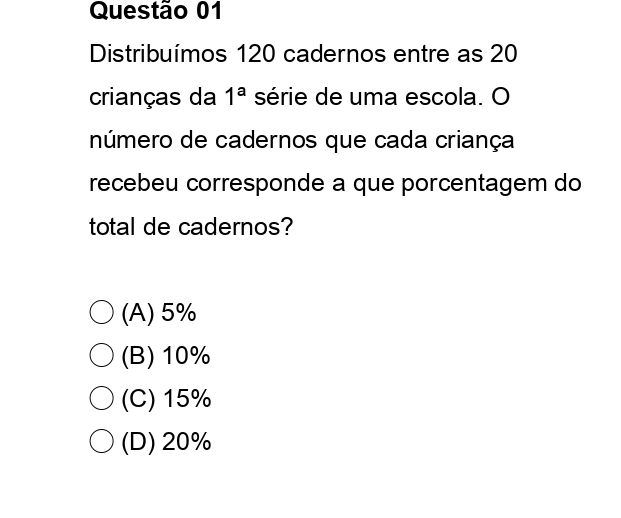
#> input picture debug_questions/q0/0_original.png, 621 x 518 px
$ python -i segmentation_service.py   (imports and definitions only)
#> lines starting #> are read from the running program, lines starting #| are printed output that depends on the picture; after the words box and inside, x2 and y2 are one past the last pixel; in counts of white or black regions, pixels touching at a corner belong together
#> further down, picture is the input picture: shape (518, 621, 3); min 0, max 255, mean 244.6
import cv2
import numpy as np
import pytesseract
from typing import List, Dict


# =========================
# PREPROCESSAMENTO
# =========================
def _preprocess(image: np.ndarray) -> np.ndarray:
    gray = cv2.cvtColor(image, cv2.COLOR_BGR2GRAY)
    blur = cv2.GaussianBlur(gray, (3, 3), 0)
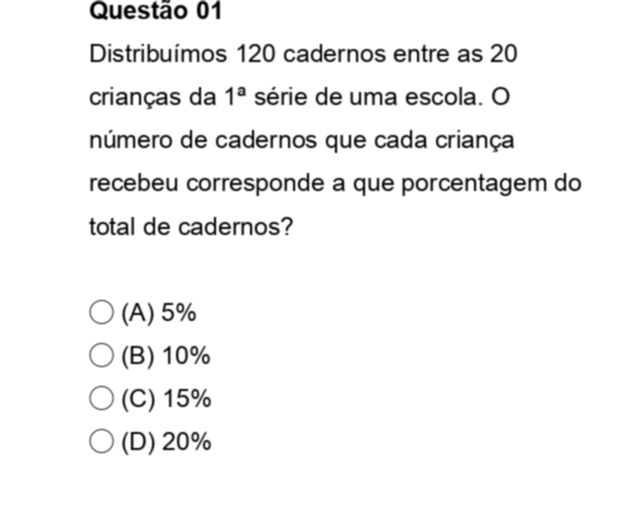
#> blur: shape (518, 621); min 0, max 255, mean 244.6

    _, thresh = cv2.threshold(blur, 150, 255, cv2.THRESH_BINARY)
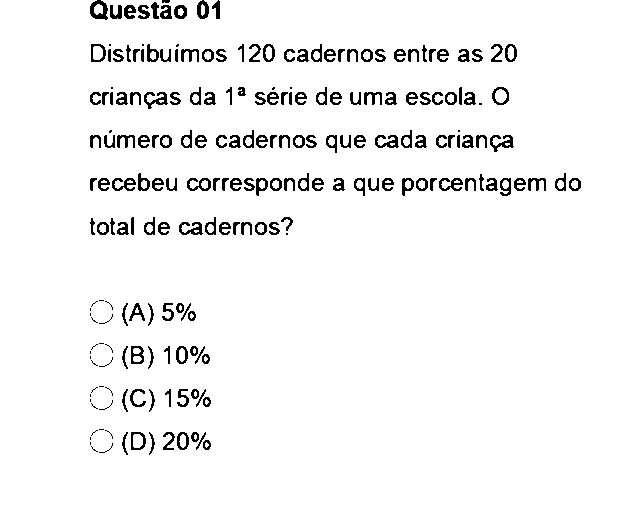
#> thresh: shape (518, 621); 95.4% white; black in thin lines or dots, all inside (x1, y1, x2, y2) = (90, 0, 581, 455)

    return thresh


# =========================
# DETECTAR POSIÇÕES DE QUESTÕES
# =========================
# [149 lines left out: functions _detect_question_positions, _build_regions, _merge_cross_column_questions, _sort_reading_order, segment_questions, not called in this run]

>>> import cv2
>>> picture = cv2.imread('../../debug_questions/q0/0_original.png')
>>> result = _preprocess(picture)
